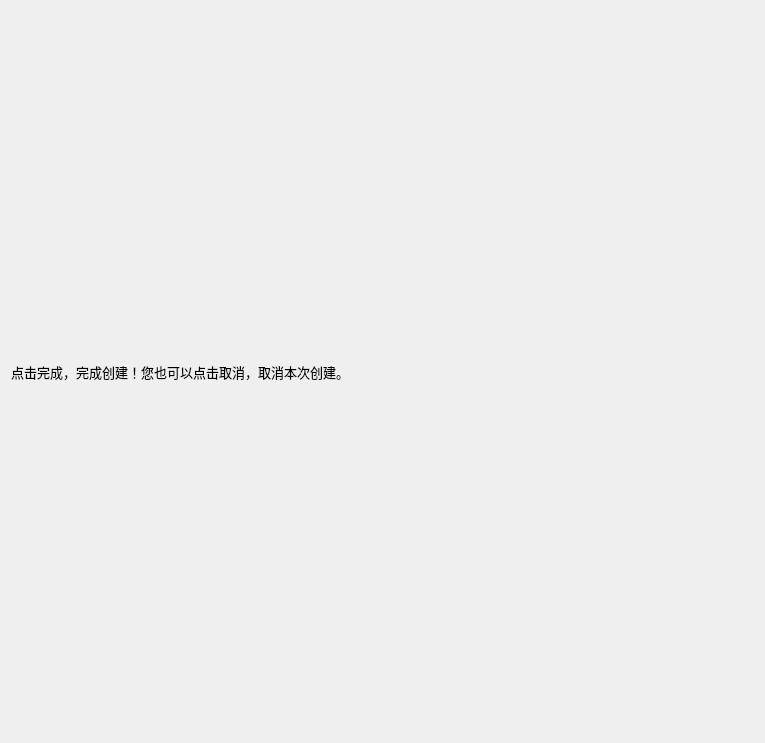
<?xml version="1.0" encoding="UTF-8"?>
<ui version="4.0">
 <class>ConfirmPage</class>
 <widget class="QWizardPage" name="ConfirmPage">
  <property name="geometry">
   <rect>
    <x>0</x>
    <y>0</y>
    <width>765</width>
    <height>743</height>
   </rect>
  </property>
  <property name="windowTitle">
   <string>WizardPage</string>
  </property>
  <layout class="QGridLayout" name="gridLayout">
   <item row="0" column="0">
    <layout class="QVBoxLayout" name="verticalLayout">
     <item>
      <widget class="QLabel" name="label">
       <property name="font">
        <font>
         <pointsize>10</pointsize>
        </font>
       </property>
       <property name="text">
        <string>点击完成，完成创建！您也可以点击取消，取消本次创建。</string>
       </property>
      </widget>
     </item>
    </layout>
   </item>
  </layout>
 </widget>
 <resources/>
 <connections/>
</ui>
